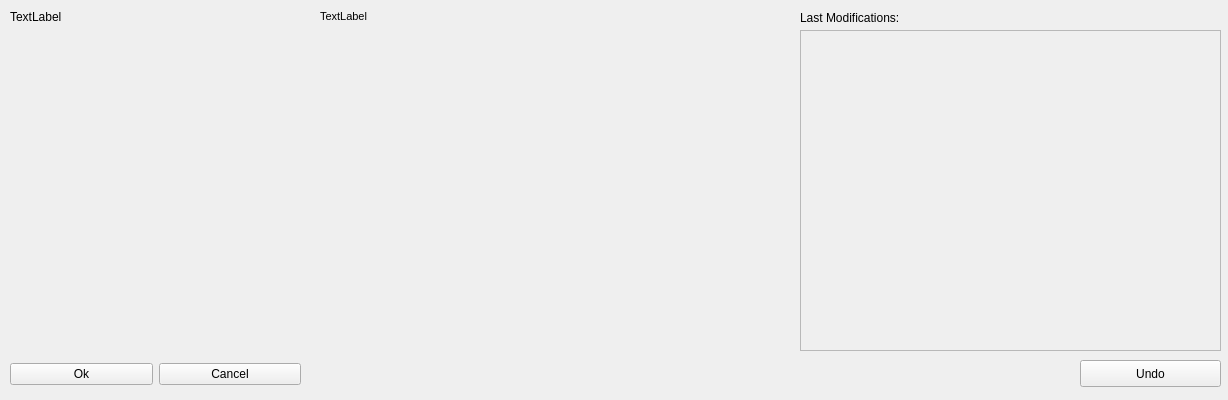
<?xml version="1.0" encoding="UTF-8"?>
<ui version="4.0">
 <class>IPIClick</class>
 <widget class="QWidget" name="IPIClick">
  <property name="geometry">
   <rect>
    <x>0</x>
    <y>0</y>
    <width>1228</width>
    <height>400</height>
   </rect>
  </property>
  <property name="sizePolicy">
   <sizepolicy hsizetype="Fixed" vsizetype="Fixed">
    <horstretch>0</horstretch>
    <verstretch>0</verstretch>
   </sizepolicy>
  </property>
  <property name="minimumSize">
   <size>
    <width>803</width>
    <height>400</height>
   </size>
  </property>
  <property name="maximumSize">
   <size>
    <width>16777215</width>
    <height>400</height>
   </size>
  </property>
  <property name="windowTitle">
   <string>spike info</string>
  </property>
  <widget class="QLabel" name="mainText">
   <property name="geometry">
    <rect>
     <x>10</x>
     <y>10</y>
     <width>291</width>
     <height>51</height>
    </rect>
   </property>
   <property name="text">
    <string>TextLabel</string>
   </property>
   <property name="alignment">
    <set>Qt::AlignLeading|Qt::AlignLeft|Qt::AlignTop</set>
   </property>
  </widget>
  <widget class="QLabel" name="parameters">
   <property name="geometry">
    <rect>
     <x>320</x>
     <y>10</y>
     <width>470</width>
     <height>380</height>
    </rect>
   </property>
   <property name="font">
    <font>
     <family>Arial</family>
     <pointsize>8</pointsize>
    </font>
   </property>
   <property name="layoutDirection">
    <enum>Qt::LeftToRight</enum>
   </property>
   <property name="text">
    <string>TextLabel</string>
   </property>
   <property name="alignment">
    <set>Qt::AlignLeading|Qt::AlignLeft|Qt::AlignTop</set>
   </property>
  </widget>
  <widget class="QWidget" name="gridLayoutWidget">
   <property name="geometry">
    <rect>
     <x>10</x>
     <y>70</y>
     <width>291</width>
     <height>291</height>
    </rect>
   </property>
   <layout class="QGridLayout" name="mainOptionsLayout"/>
  </widget>
  <widget class="QWidget" name="layoutWidget">
   <property name="geometry">
    <rect>
     <x>10</x>
     <y>360</y>
     <width>291</width>
     <height>29</height>
    </rect>
   </property>
   <layout class="QHBoxLayout" name="horizontalLayout">
    <item>
     <widget class="QPushButton" name="okButton">
      <property name="text">
       <string>Ok</string>
      </property>
     </widget>
    </item>
    <item>
     <widget class="QPushButton" name="cancelButton">
      <property name="text">
       <string>Cancel</string>
      </property>
     </widget>
    </item>
   </layout>
  </widget>
  <widget class="QLabel" name="modificationsLabel">
   <property name="geometry">
    <rect>
     <x>800</x>
     <y>10</y>
     <width>121</width>
     <height>16</height>
    </rect>
   </property>
   <property name="text">
    <string>Last Modifications:</string>
   </property>
  </widget>
  <widget class="QPushButton" name="undoButton">
   <property name="geometry">
    <rect>
     <x>1080</x>
     <y>360</y>
     <width>141</width>
     <height>27</height>
    </rect>
   </property>
   <property name="text">
    <string>Undo</string>
   </property>
  </widget>
  <widget class="QScrollArea" name="scrollArea">
   <property name="geometry">
    <rect>
     <x>800</x>
     <y>30</y>
     <width>421</width>
     <height>321</height>
    </rect>
   </property>
   <property name="widgetResizable">
    <bool>true</bool>
   </property>
   <widget class="QWidget" name="scrollAreaWidgetContents">
    <property name="geometry">
     <rect>
      <x>0</x>
      <y>0</y>
      <width>417</width>
      <height>317</height>
     </rect>
    </property>
    <layout class="QVBoxLayout" name="verticalLayout"/>
   </widget>
  </widget>
 </widget>
 <resources/>
 <connections/>
</ui>
